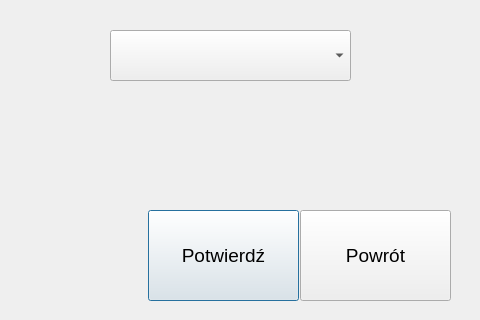
<?xml version="1.0" encoding="UTF-8"?>
<ui version="4.0">
 <class>LoadProgramWindow</class>
 <widget class="QDialog" name="LoadProgramWindow">
  <property name="geometry">
   <rect>
    <x>0</x>
    <y>0</y>
    <width>480</width>
    <height>320</height>
   </rect>
  </property>
  <property name="windowTitle">
   <string>Dialog</string>
  </property>
  <widget class="QPushButton" name="pushButton_confirm">
   <property name="geometry">
    <rect>
     <x>148</x>
     <y>210</y>
     <width>151</width>
     <height>91</height>
    </rect>
   </property>
   <property name="font">
    <font>
     <pointsize>14</pointsize>
    </font>
   </property>
   <property name="text">
    <string>Potwierdź</string>
   </property>
  </widget>
  <widget class="QPushButton" name="pushButton_return">
   <property name="geometry">
    <rect>
     <x>300</x>
     <y>210</y>
     <width>151</width>
     <height>91</height>
    </rect>
   </property>
   <property name="font">
    <font>
     <pointsize>14</pointsize>
    </font>
   </property>
   <property name="text">
    <string>Powrót</string>
   </property>
  </widget>
  <widget class="QComboBox" name="programCmbBox">
   <property name="geometry">
    <rect>
     <x>110</x>
     <y>30</y>
     <width>241</width>
     <height>51</height>
    </rect>
   </property>
  </widget>
 </widget>
 <resources/>
 <connections/>
</ui>
